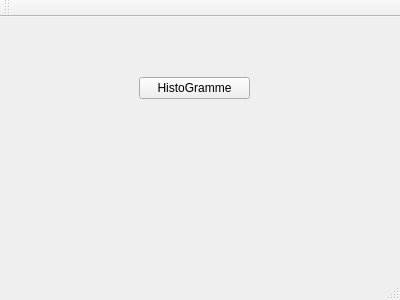
<?xml version="1.0" encoding="UTF-8"?>
<ui version="4.0">
 <class>MainWindow</class>
 <widget class="QMainWindow" name="MainWindow">
  <property name="geometry">
   <rect>
    <x>0</x>
    <y>0</y>
    <width>400</width>
    <height>300</height>
   </rect>
  </property>
  <property name="windowTitle">
   <string>MainWindow</string>
  </property>
  <widget class="QWidget" name="centralWidget">
   <widget class="QPushButton" name="pushButton">
    <property name="geometry">
     <rect>
      <x>139</x>
      <y>60</y>
      <width>111</width>
      <height>22</height>
     </rect>
    </property>
    <property name="text">
     <string>HistoGramme</string>
    </property>
   </widget>
  </widget>
  <widget class="QMenuBar" name="menuBar">
   <property name="geometry">
    <rect>
     <x>0</x>
     <y>0</y>
     <width>400</width>
     <height>19</height>
    </rect>
   </property>
  </widget>
  <widget class="QToolBar" name="mainToolBar">
   <attribute name="toolBarArea">
    <enum>TopToolBarArea</enum>
   </attribute>
   <attribute name="toolBarBreak">
    <bool>false</bool>
   </attribute>
  </widget>
  <widget class="QStatusBar" name="statusBar"/>
 </widget>
 <layoutdefault spacing="6" margin="11"/>
 <resources/>
 <connections/>
</ui>
